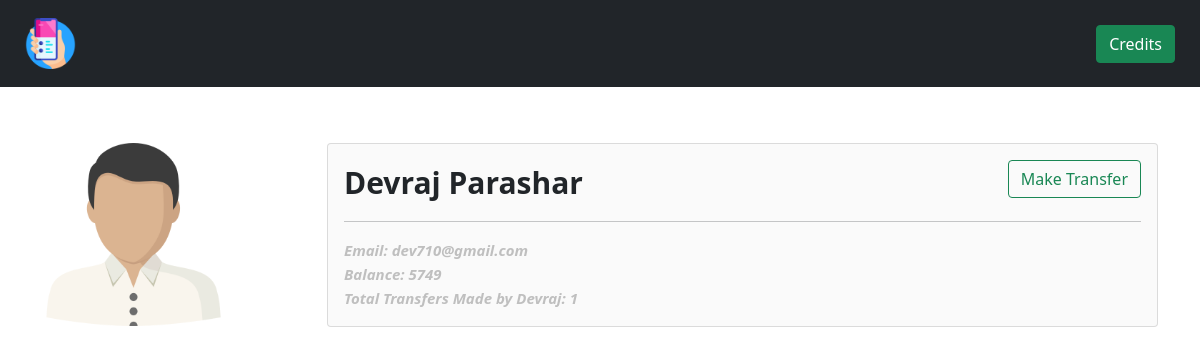
The page /customerDetail/5/ on the database as committed earlier.
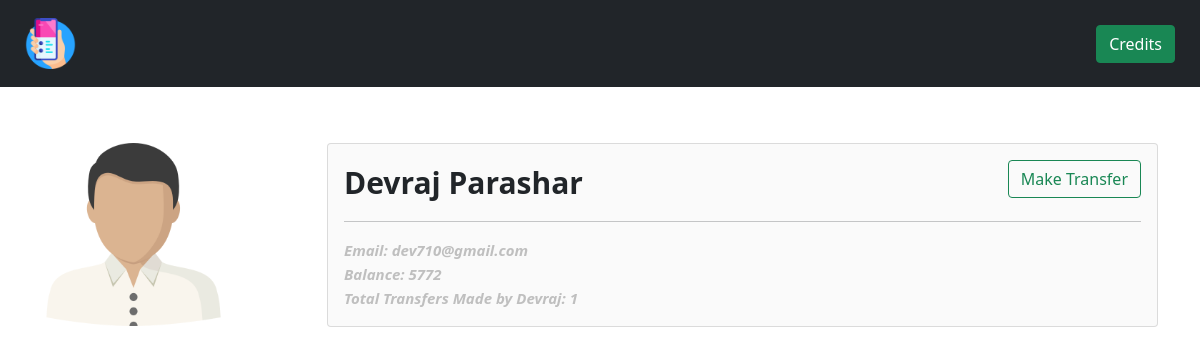
The same page on the database as committed later.
### accounts/models.py (models this page shows)
class Customer(models.Model):
    user = models.OneToOneField(User, related_name='userprofile', on_delete=models.CASCADE)
    first_name = models.CharField(max_length=200, null=False, default='')
    last_name = models.CharField(max_length=200, null=True)
    email = models.CharField(max_length=30, default='')
    current_balance = models.IntegerField(default=0)
    total_tranfers = models.IntegerField(default=0)

### accounts/views.py (the view)
# urls.py: path('customerDetail/<str:pk>/', views.customerDetail, name='customerDetail'),
def customerDetail(request, pk):
    customer = Customer.objects.get(pk=pk)
    return render(request, 'accounts/customerDetail.html',{'customer':customer})

### accounts/templates/accounts/customerDetail.html (shortened to what this page needs)
{% load static %}
<!DOCTYPE html>
<html lang="en">
<head>
    <link href="https://cdn.jsdelivr.net/npm/bootstrap@5.0.0/dist/css/bootstrap.min.css" rel="stylesheet">
</head>
<body>
    {% include 'accounts/navbar.html' %}
    <div class="container">
        <div class="row" style="margin-top: 5%;">
            <div class="col-3">
                <img width="70%" src="{% static 'img/profile.png' %}" alt="">
            </div>
            <div class="col-9">
                <div class="card" style="background-color: #fafafa;">
                    <div class="card-body">
                        <strong style="font-size: 30px;">{{customer.first_name}} {{customer.last_name}}</strong>
                        <a class="btn btn-outline-success " style="float:right;" href="{% url 'createTransfers' customer.id %}">Make Transfer</a> <br> <hr>
                        <small style="color: #bfbfbf;font-weight: bolder; font-style: italic; font-size: 15px;">Email: {{customer.email}}</small> <br>
                        <small style="color: #bfbfbf;font-weight: bolder; font-style: italic;font-size: 15px;">Balance: {{customer.current_balance}}</small> <br>
                        <small style="color: #bfbfbf;font-weight: bolder; font-style: italic;font-size: 15px;">Total Transfers Made by {{customer.first_name}}: {{customer.total_tranfers}}</small>
                    </div>
                </div>
            </div>
        </div>
    </div>
</body>
</html>

### accounts/templates/accounts/navbar.html (shortened to what this page needs)
{% load static %}
<nav class="navbar navbar-expand-lg navbar-dark bg-dark" style="padding: 13px;">
    <div class="container-fluid">
      <a class="navbar-brand" href="{% url 'home' %}"><img width="10%" src="{% static 'img/logo.png' %}" alt=""></a>
      <div class="collapse navbar-collapse" id="navbarNav">
        <ul class="navbar-nav ms-auto" style="margin-left: 60%;" >
          <li class="nav-item">
            <a href="{% url 'credits' %}" class="btn btn-success">Credits</a>
          </li>
        </ul>
      </div>
    </div>
  </nav>

Rows that differ between the two databases and show on the page:
changed Customer "Devraj": current_balance "5749" → "5772"
